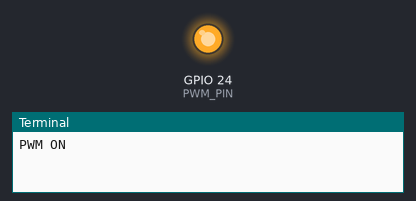
Bench run of a program on a simulated Raspberry Pi (BCM pin numbers). On the bench: output pins drawn as LEDs (lit = HIGH), the last lines printed to the terminal.

Above: at 1.0 s.
At 3.0 s:
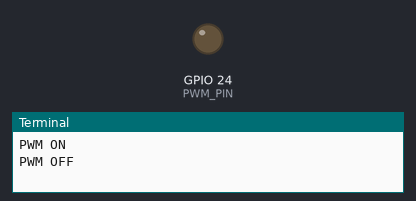
Timing chart, 0 to 5.2 s (numbered marks = the images above):
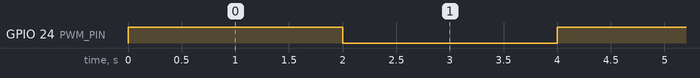

The program:

gpio_pwm.py
```python
from time import sleep
import gpiozero


PWM_PIN = 24


pwm = gpiozero.PWMOutputDevice(PWM_PIN)

while True:
    print("PWM ON")
    pwm.value = 1.0
    sleep(2)
    print("PWM OFF")
    pwm.value = 0.0
    sleep(2)
```

Measured:
- by itself, GPIO 24 (PWM_PIN): alternates HIGH for 2.0 s and LOW for 2.0 s
